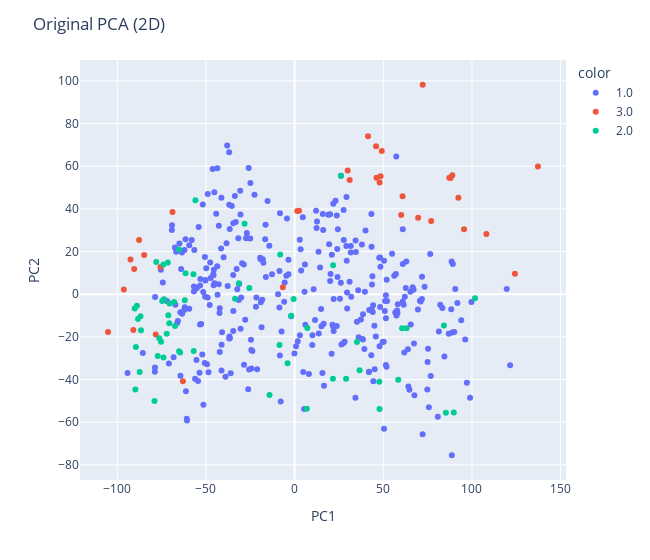
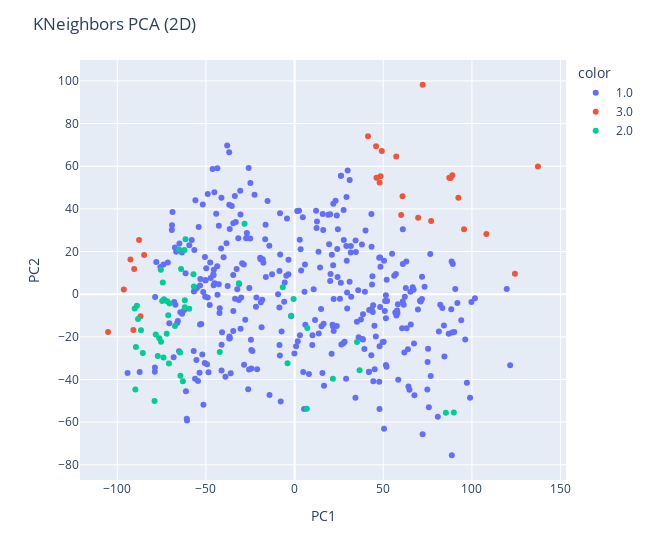

Here is the notebook cell these charts were saved with, in order:
### Markdown cell above
Par contre en regardant le score pour chaque classe, on remarque que celui-ci est très bon pour la classe 1 mais beaucoup moins bon pour la classe 2 et 3

### Code cell
from sklearn.decomposition import PCA

# Réaliser l'analyse en composantes principales (PCA)
cls = PCA(n_components=21)
pcs = cls.fit_transform(data_test)

fig_original = px.scatter(x=pcs.T[0], y=pcs.T[1], color=labels_test, 
                          labels={'x': 'PC1', 'y': 'PC2'}, width=650)
fig_original.update_layout(title="Original PCA (2D)")

fig_KNeighbors = px.scatter(x=pcs.T[0], y=pcs.T[1], color=prediction, 
                            labels={'x': 'PC1', 'y': 'PC2'}, width=650)
fig_KNeighbors.update_layout(title="KNeighbors PCA (2D)")

# Afficher les figures
fig_original.show()
fig_KNeighbors.show()

### Figure 1 — Plotly figure (JSON) as saved in the notebook; plotly's stock layout.template omitted (floating-point values rounded to 4 significant figures; data arrays with more than 128 entries replaced by an {"elided": "..."} marker saying what was removed)
{"data": [{"hovertemplate": "color=1.0<br>PC1=%{x}<br>PC2=%{y}<extra></extra>", "legendgroup": "1.0", "marker": {"color": "#636efa", "symbol": "circle"}, "mode": "markers", "name": "1.0", "orientation": "v", "showlegend": true, "type": "scatter", "x": {"elided": "332 float values"}, "xaxis": "x", "y": {"elided": "332 float values"}, "yaxis": "y"}, {"hovertemplate": "color=3.0<br>PC1=%{x}<br>PC2=%{y}<extra></extra>", "legendgroup": "3.0", "marker": {"color": "#EF553B", "symbol": "circle"}, "mode": "markers", "name": "3.0", "orientation": "v", "showlegend": true, "type": "scatter", "x": [-92.55, -84.84, -6.639, -87.72, -78.28, 88.93, 60.1, 108.1, -96.31, 77.01, -105.2, 95.53, 60.87, 48.46, 46.17, 45.92, 92.34, 29.91, 137.2, 87.22, -90.92, -63.0, 87.99, 31.07, -68.84, 1.507, 72.21, 49.15, 47.93, 2.488, -90.47, 41.38, -75.71, 124.2, 69.65], "xaxis": "x", "y": [16.23, 18.33, 3.309, 25.38, -18.93, 55.72, 37.18, 28.18, 2.157, 34.3, -17.69, 30.39, 45.93, 55.3, 54.56, 69.4, 45.26, 58.03, 59.82, 54.66, -16.73, -40.82, 54.5, 53.59, 38.57, 39.03, 98.21, 67.16, 52.42, 39.15, 11.85, 74.07, 12.77, 9.529, 35.87], "yaxis": "y"}, {"hovertemplate": "color=2.0<br>PC1=%{x}<br>PC2=%{y}<extra></extra>", "legendgroup": "2.0", "marker": {"color": "#00cc96", "symbol": "circle"}, "mode": "markers", "name": "2.0", "orientation": "v", "showlegend": true, "type": "scatter", "x": [-67.46, -8.54, -8.144, 101.7, 60.61, -61.92, -88.92, -65.13, 47.88, -65.14, -67.92, 84.19, 85.27, -64.56, 47.73, -70.66, -89.8, 7.162, 36.63, -71.23, -70.5, 21.61, -75.33, -86.91, 63.17, 26.13, -72.13, -90.16, -76.3, 29.03, -57.03, -14.15, -87.36, 21.72, -31.42, -74.66, 58.45, -78.0, -77.16, -89.49, -28.21, -78.98, -88.31, -73.93, -1.935, -55.94, -61.48, -33.59, -86.63, -71.48, 6.883, -56.9, -3.982, 89.78, -0.5737, -25.56, -73.64, -73.94, 35.17], "xaxis": "x", "y": [-14.87, -23.83, 18.58, -1.915, -15.96, -2.802, -5.476, 20.99, -53.83, -26.7, -3.663, -14.71, -55.57, -27.34, -41.06, -13.58, -44.67, -15.81, -35.69, -9.838, -4.341, -39.7, -22.25, -10.39, -16.0, 55.48, -18.53, -6.734, -20.7, -39.67, 9.339, -47.32, -36.51, 13.61, 5.095, -3.155, -40.15, 15.06, -28.94, -24.71, 33.0, -50.13, -11.67, -29.68, -10.11, 44.09, 9.822, -2.141, -16.92, 14.84, -53.75, -26.59, -32.36, -55.5, -2.236, 2.926, -2.405, 13.97, -22.39], "yaxis": "y"}], "layout": {"legend": {"title": {"text": "color"}, "tracegroupgap": 0}, "margin": {"t": 60}, "title": {"text": "Original PCA (2D)"}, "width": 650, "xaxis": {"anchor": "y", "domain": [0, 1], "title": {"text": "PC1"}}, "yaxis": {"anchor": "x", "domain": [0, 1], "title": {"text": "PC2"}}}}

### Figure 2 — Plotly figure (JSON) as saved in the notebook; plotly's stock layout.template omitted (floating-point values rounded to 4 significant figures; data arrays with more than 128 entries replaced by an {"elided": "..."} marker saying what was removed)
{"data": [{"hovertemplate": "color=1.0<br>PC1=%{x}<br>PC2=%{y}<extra></extra>", "legendgroup": "1.0", "marker": {"color": "#636efa", "symbol": "circle"}, "mode": "markers", "name": "1.0", "orientation": "v", "showlegend": true, "type": "scatter", "x": {"elided": "349 float values"}, "xaxis": "x", "y": {"elided": "349 float values"}, "yaxis": "y"}, {"hovertemplate": "color=3.0<br>PC1=%{x}<br>PC2=%{y}<extra></extra>", "legendgroup": "3.0", "marker": {"color": "#EF553B", "symbol": "circle"}, "mode": "markers", "name": "3.0", "orientation": "v", "showlegend": true, "type": "scatter", "x": [-92.55, -84.84, 57.3, -87.72, 88.93, 60.1, 108.1, -96.31, 77.01, -105.2, 95.53, 60.87, -86.91, 48.46, 46.17, 45.92, 92.34, 137.2, 87.22, -90.92, 87.99, 72.21, 49.15, 47.93, -90.47, 41.38, 124.2, 69.65], "xaxis": "x", "y": [16.23, 18.33, 64.52, 25.38, 55.72, 37.18, 28.18, 2.157, 34.3, -17.69, 30.39, 45.93, -10.39, 55.3, 54.56, 69.4, 45.26, 59.82, 54.66, -16.73, 54.5, 98.21, 67.16, 52.42, 11.85, 74.07, 9.529, 35.87], "yaxis": "y"}, {"hovertemplate": "color=2.0<br>PC1=%{x}<br>PC2=%{y}<extra></extra>", "legendgroup": "2.0", "marker": {"color": "#00cc96", "symbol": "circle"}, "mode": "markers", "name": "2.0", "orientation": "v", "showlegend": true, "type": "scatter", "x": [-75.41, -67.46, -6.639, -61.92, -78.28, -88.92, -65.13, 85.27, -64.56, -61.52, -89.8, 7.162, 36.63, -42.2, -71.23, -70.5, 21.61, -56.79, -75.33, -62.1, -72.13, -90.16, -76.3, -57.03, -71.85, -31.42, -59.42, -74.66, -63.0, -85.59, -77.16, -89.49, -28.21, -78.98, -88.31, -73.93, -1.935, -64.37, -61.93, -86.63, 6.883, -3.982, 89.78, -0.5737, -70.88, -73.64, -74.32, 35.17, -64.01], "xaxis": "x", "y": [11.47, -14.87, 3.309, -2.802, -18.93, -5.476, 20.99, -55.57, -27.34, 25.8, -44.67, -15.81, -35.69, -27.05, -9.838, -4.341, -39.7, 3.645, -22.25, 20.76, -18.53, -6.734, -20.7, 9.339, -3.353, 5.095, -6.876, -3.155, -40.82, -27.55, -28.94, -24.71, 33.0, -50.13, -11.67, -29.68, -10.11, -38.23, -6.152, -16.92, -53.75, -32.36, -55.5, -2.236, -32.44, -2.405, 5.502, -22.39, 11.82], "yaxis": "y"}], "layout": {"legend": {"title": {"text": "color"}, "tracegroupgap": 0}, "margin": {"t": 60}, "title": {"text": "KNeighbors PCA (2D)"}, "width": 650, "xaxis": {"anchor": "y", "domain": [0, 1], "title": {"text": "PC1"}}, "yaxis": {"anchor": "x", "domain": [0, 1], "title": {"text": "PC2"}}}}
